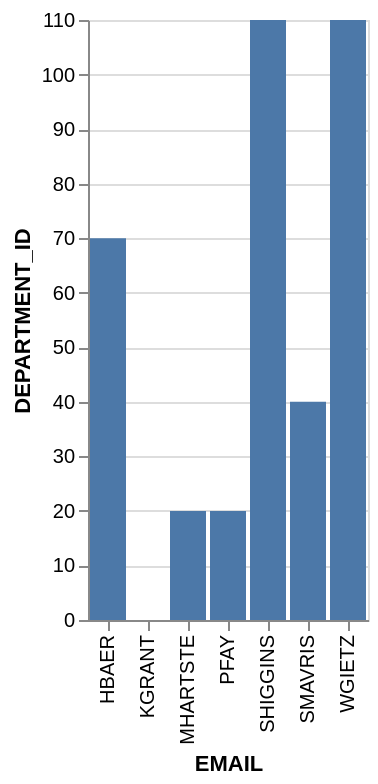

The specification (Vega-Lite) saved for this image:
### Vega-Lite specification from a JSON file in a GitHub repository (floating-point values rounded to 4 significant figures)
{"data": {"values": [{"x_data": "HBAER", "y_data": 70}, {"x_data": "KGRANT", "y_data": 0}, {"x_data": "MHARTSTE", "y_data": 20}, {"x_data": "PFAY", "y_data": 20}, {"x_data": "SHIGGINS", "y_data": 110}, {"x_data": "SMAVRIS", "y_data": 40}, {"x_data": "WGIETZ", "y_data": 110}]}, "mark": "bar", "encoding": {"x": {"field": "x_data", "type": "nominal", "title": "EMAIL", "sort": "ascending"}, "y": {"field": "y_data", "type": "quantitative", "title": "DEPARTMENT_ID"}}}
